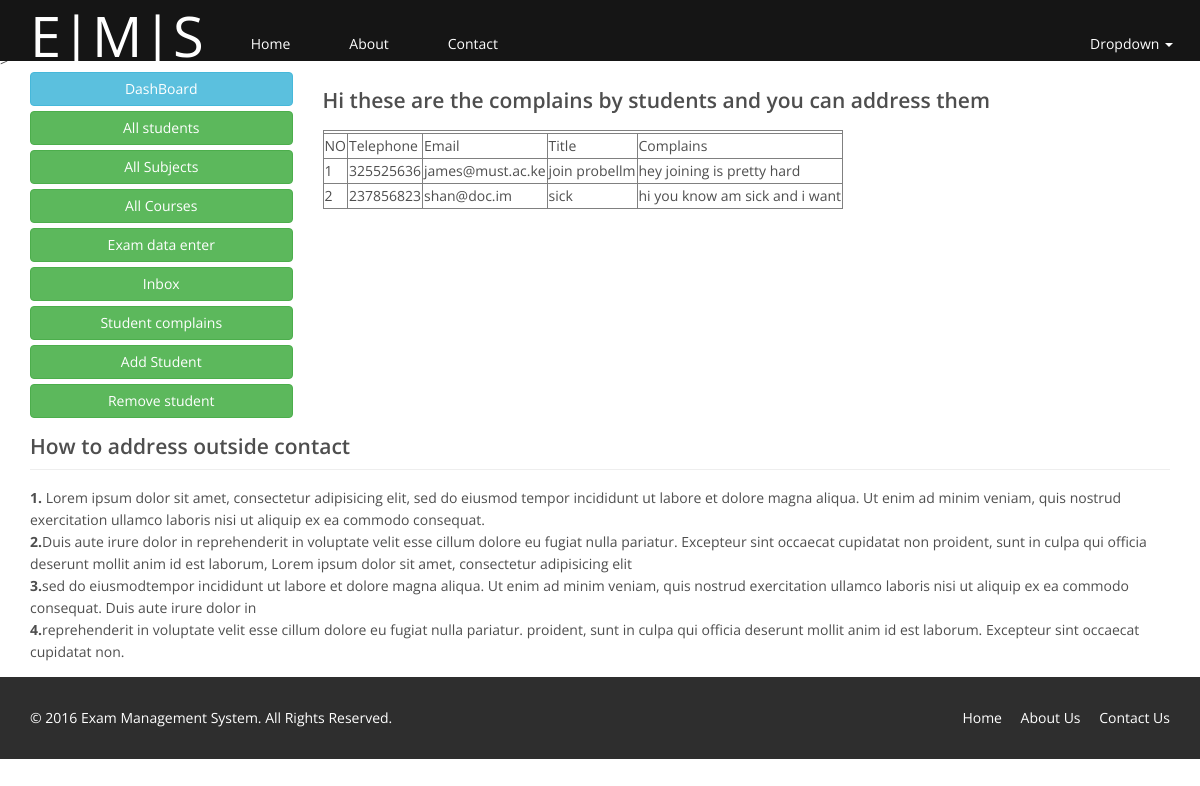
The page /lecturer/inbox.php on the database its author committed.
### tables this page shows
CREATE TABLE IF NOT EXISTS `contact` (
  `contact_id` int(11) NOT NULL AUTO_INCREMENT,
  `telephone` varchar(30) NOT NULL,
  `email` varchar(30) NOT NULL,
  `title` varchar(30) NOT NULL,
  `message` text NOT NULL,
  PRIMARY KEY (`contact_id`)
);

### lecturer/inbox.php (the view, shortened to what this page needs)
<!DOCTYPE html>
<html lang="en">
<head>
    <link href="../css/bootstrap.min.css" rel="stylesheet">
    <link href="../css/font-awesome.min.css" rel="stylesheet">
    <link href="../css/prettyPhoto.css" rel="stylesheet">>
    <link href="../css/animate.min.css" rel="stylesheet">
    <link href="../css/main.css" rel="stylesheet">
    <link rel="stylesheet" href="../css/normalize.css">
    <link href="../css/responsive.css" rel="stylesheet">
    <link href="../css/dashboard.css" rel="stylesheet">
</head>
<body>
<?php
include_once ('../codes/header1.php');
?>
<div class="container">
    <div class="row">
        <?php
        include_once ('../codes/sidebar1.php');
        ?>
        <div class="col-sm-9">
            <h2>Hi these are the complains by students and you can address them</h2>
            <table id="studentinbox" width="auto%" border="1">
                <tr>
                    <th colspan="5">
                </tr>
                <tr>
                    <td>NO</td>
                    <td>Telephone</td>
                    <td>Email</td>
                    <td>Title</td>
                    <td>Complains</td>
                </tr>
                <?php
                include_once '../connection.php';
                $sql="SELECT * FROM contact";
                $result=mysqli_query($conn,$sql);
                while($row=mysqli_fetch_array($result))
                {
                    ?>
                    <tr>
                        <td><?php echo $row['contact_id'] ?></td>
                        <td><?php echo $row['telephone'] ?></td>
                        <td><?php echo $row['email'] ?></td>
                        <td><?php echo $row['title'] ?></td>
                        <td><?php echo $row['message']?></td>
                    </tr>
                    <?php
                }
                ?>
            </table>
        </div>
    </div>
    <h2 class="sub-header">How to address outside contact</h2>
    <p>
        <b>1.</b> Lorem ipsum dolor sit amet, consectetur adipisicing elit, sed do eiusmod
        tempor incididunt ut labore et dolore magna aliqua. Ut enim ad minim veniam,
        quis nostrud exercitation ullamco laboris nisi ut aliquip ex ea commodo
        consequat. </br>
        <b>2.</b>Duis aute irure dolor in reprehenderit in voluptate velit esse
        cillum dolore eu fugiat nulla pariatur. Excepteur sint occaecat cupidatat non
        proident, sunt in culpa qui officia deserunt mollit anim id est laborum,
        Lorem ipsum dolor sit amet, consectetur adipisicing elit </br>
        <b>3.</b>sed do eiusmodtempor incididunt ut labore et dolore magna aliqua. Ut enim ad minim veniam,
        quis nostrud exercitation ullamco laboris nisi ut aliquip ex ea commodo
        consequat. Duis aute irure dolor in </br>
        <b>4.</b>reprehenderit in voluptate velit esse cillum dolore eu fugiat nulla pariatur.
        proident, sunt in culpa qui officia deserunt mollit anim id est laborum.
        Excepteur sint occaecat cupidatat non.
    </p>
</div>
<?php
include_once ('../codes/footer.php');
?>
</body>
</html>

### css/main.css (style rules this page uses)
body { background: #fff; font-family: 'Open Sans', sans-serif; color:#4e4e4e; line-height: 22px; }
h1, h2, h3, h4, h5, h6 { font-weight: 600; font-family: 'Open Sans', sans-serif; color:#4e4e4e; }
h2 { font-size: 20px; }

### css/dashboard.css (style rules this page uses)
body { padding-top: 50px; }
.sub-header { padding-bottom: 10px; border-bottom: 1px solid #eee; }

### rows shown on the page
contact: contact_id "1", telephone "325525636", email "james@must.ac.ke", title "join probellm", message "hey joining is pretty hard"
contact: contact_id "2", telephone "237856823", email "shan@doc.im", title "sick", message "hi you know am sick and i want"
